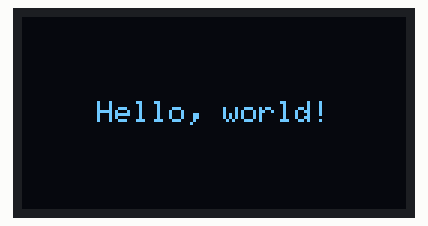
Simulated run of this sketch. Board: Arduino Uno, built with avr-gcc and run on an emulated ATmega328P. Shown: 128×64 one-colour display.

Above: at 0.1 s.
At 1.2 s:
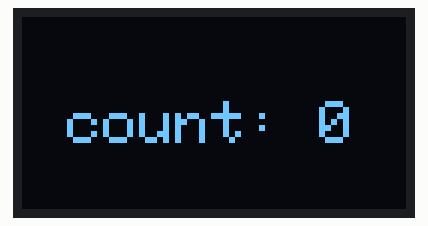
At 10.4 s:
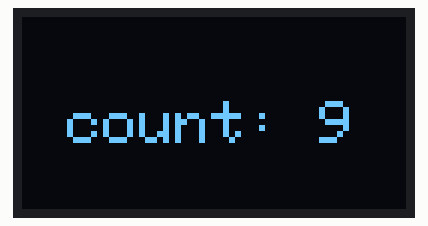
At 19.7 s:
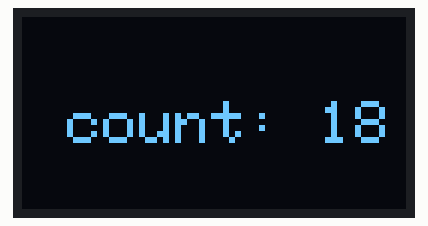
At 28.9 s:
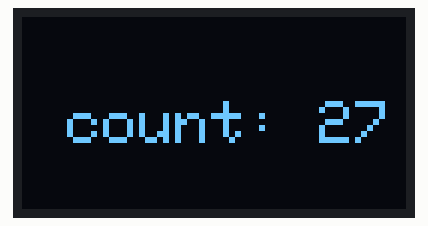
At 38.1 s:
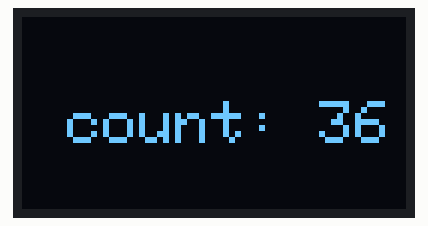

The sketch:

oled.ino
```cpp
// OLEDディスプレイに文字を表示するサンプル
// 文字を1秒ごとにカウントアップさせるプログラム
// Adafruit GFX Library, Adafruit BusIO, Adafruit SSD1306 をインストールする必要があります。
//
// ref. https://kenchi-blog.com/oled-lcd-display-ssd1306-arduino/
// ref. https://garchiving.com/how-to-use-oled-with-arduino/

#include <Arduino.h>
#include <SoftwareSerial.h>
#include<Wire.h>
#include<Adafruit_GFX.h>
#include<Adafruit_SSD1306.h>

#define SCREEN_WIDTH 128  // OLED 幅
#define SCREEN_HEIGHT 64  // OLED 高さ
#define OLED_RESET -1     // リセット端子（未使用-1）

// インスタンス作成
Adafruit_SSD1306 display(SCREEN_WIDTH, SCREEN_HEIGHT, &Wire, OLED_RESET);

int n = 0;

void setup() {
    // ディスプレイの初期化
    // 0x3C は OLED デバイスアドレス
    display.begin(SSD1306_SWITCHCAPVCC, 0x3C);

    display.clearDisplay();
    display.display();

    display.setTextSize(1);
    display.setTextColor(WHITE);
    display.setCursor(25, 28);
    display.print("Hello, world!");
    display.display();
}

void loop() {
    delay(1000);
    display.clearDisplay();

    display.setTextSize(2);
    display.setTextColor(WHITE);
    display.setCursor(15, 28);
    display.printf("count: %d", n);
    display.display();

    n++;
}
```

Measured:
- what the display in image 0 shows lasts 1.0 s, from 0.1 s to 1.1 s
